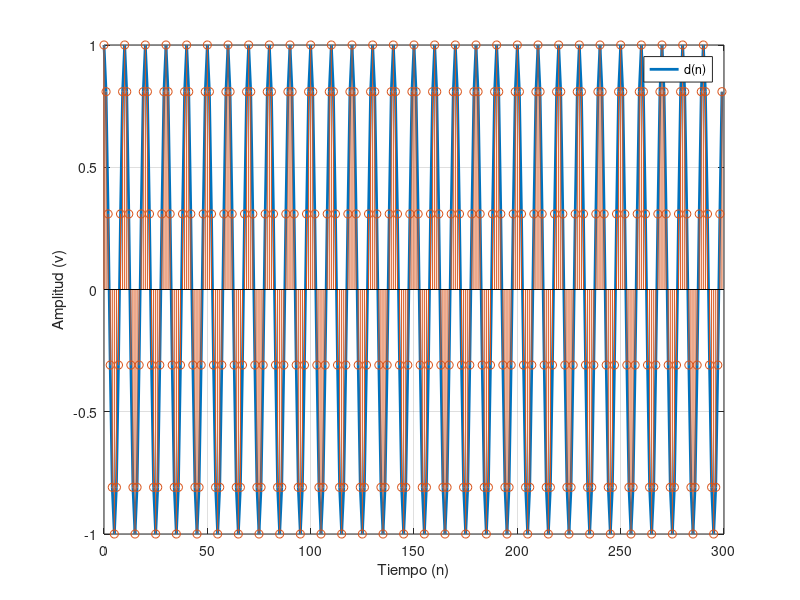
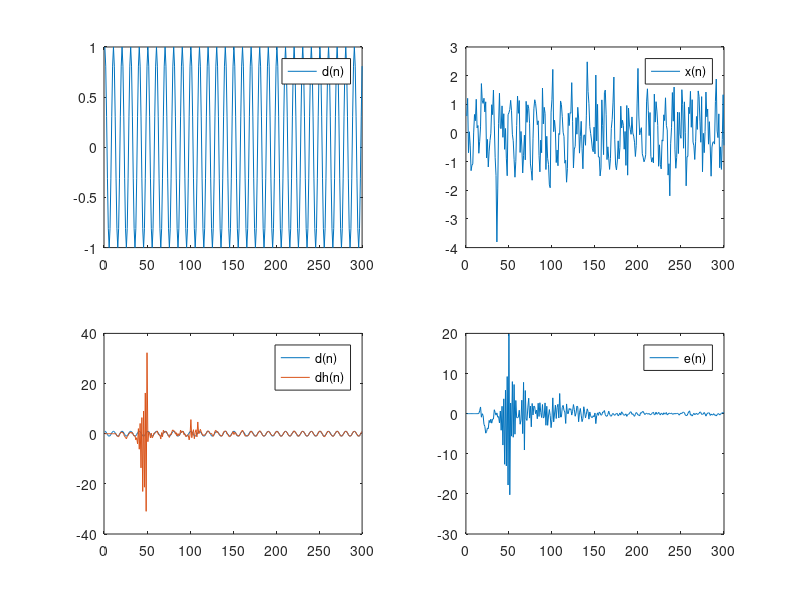

Recreate these plots in MATLAB, in order.
%% Diseño de un filtro adaptativo
% En teoria se vieron los filtros adaptativos, en los cuales se busca
% obtener una respuesta al impulso variante en tiempo, es decir que cambian
% los valores de sus coeficientes en cada instante de tiempo.
%
% Este tipo de filtros asume que existe una señal de referencia, la cual es
% la señal deseada d(n) a obtener al pasar la señal medida x(n) por nuestro
% filtro adaptativo h(n) que se asume de tener N coeficientes. El modelo de
% la señal aproximada es el siguiente:
%                   dh(n) = x(n) * h(n)
%
% Se conoce al filtro como adaptativo justamente por ello, dado que la 
% señal medida x(n) pudiera cambiar, el filtro necesita adaptarse a esos 
% cambios y proveer la mejor aproximación de la señal de referencia d(n). 
% Esto va a introducir un error por la aproximación no exacta, dado por
%                   e(n) = d(n) - dh(n) = d(n) - x(n) * h(n)
%
% Lo que busca el filtro adaptativo es minimizar el error cuadratico medio
%           min {E[e^2(n)]}
%
% Cuya solución vista en clase fue por medio del algoritmo steepest descent
%               h(n) = h(n-1) + 2*step*e(n)*z
%
% donde z es un vector que contiene las ultimas N muestras de la señal x(n)
%       z = [x(n),x(n-1),...,x(n-(N-1))]
% mientras que "step" es un parametro que regulariza la velocidad de
% aprendizaje de h(n), el cual en la práctica debe de tener un valor 
% relativamente pequeño para no desestabilizar el sistema

% Vamos a diseñar un filtro adaptativo para el siguiente problema:
% Se sabe que una señal s(n) debe de ser transmitida por cierto sistema
% de comunicación. Esta señal tiene la forma de una señal senoidal de 
% frecuencia F = 100Hz. En el receptor, la señal que se recibe es x(n) la
% cual por efectos del canal o del medio de transmisión, no llega justo
% como se transmitio, por el contrario siempre llega sumada con una señal 
% de ruido gaussiano w(n). Se desea entonces diseñar un filtro que permita
% extraer dicha señal de ruido w(n) de la señal que se transmitio por medio
% de un filtro adaptativo. Asuma que la frecuencia de muestreo es de 1000Hz
% y que la cantidad de muestras que llegaron al receptor fueron 300
Fs=1000;
F=100;
N=300;
n=(0:N-1)';
d=cos(2*pi*(F/Fs)*n);

% Señar recibida contaminada por ruido gausiano con una potencia de 0.7
x = 0.9*d + randn(size(d))*0.7;

% Graficamos ambas señales
figure;
plot(n,d,'LineWidth',2);
hold on
stem(n,d);
hold off
xlabel('Tiempo (n)');
ylabel('Amplitud (v)');
grid on;
legend('d(n)');
figure;
plot(n,x,'LineWidth',2);
hold on
stem(n,x);
hold off
xlabel('Tiempo (n)');
ylabel('Amplitud (v)');
grid on;
legend('x(n)');

% Suponga que el orden del filtro es 15
% Inicialización del filtro
M=15;           % Orden
hk=ones(M,1);   % Respuesta al impulso h(n)
e=zeros(N,1);   % Señal de eror e(n)
dh=zeros(N,1);  % Salida estimada d(n)

% Steepest descent
step = 0.05;
% Se accesa a las muestras conforme se esperarian recibir, a partir de la
% muestra que corresponde con el orden del filtro (M)
for n = M:N
    % Vector de los M valores pasados de x(n)
    xk = x(n:-1:n-M+1); % xk=[x(n),x(n-1),...,x(n-N+1)]

    % Calcular el error e(n) = d(n) - x(n)*h(n)
    e(n) = d(n) - xk'*hk;

    % Actualizar a h(n) = h(n-1) + 2*step*e(n)*xk
    hk = hk + 2*step*e(n)*xk;

    % Estimar la señal dh(n) = x(n) * h(n)
    dh(n) = xk'*hk;
end

% Graficar los resultados
subplot(2,2,1);
plot(d);
legend('d(n)');

subplot(2,2,2);
plot(x)
legend('x(n)');

subplot(2,2,3);
plot(d);
hold on
plot(dh)
hold off
legend('d(n)','dh(n)');

subplot(2,2,4);
plot(e);
legend('e(n)');